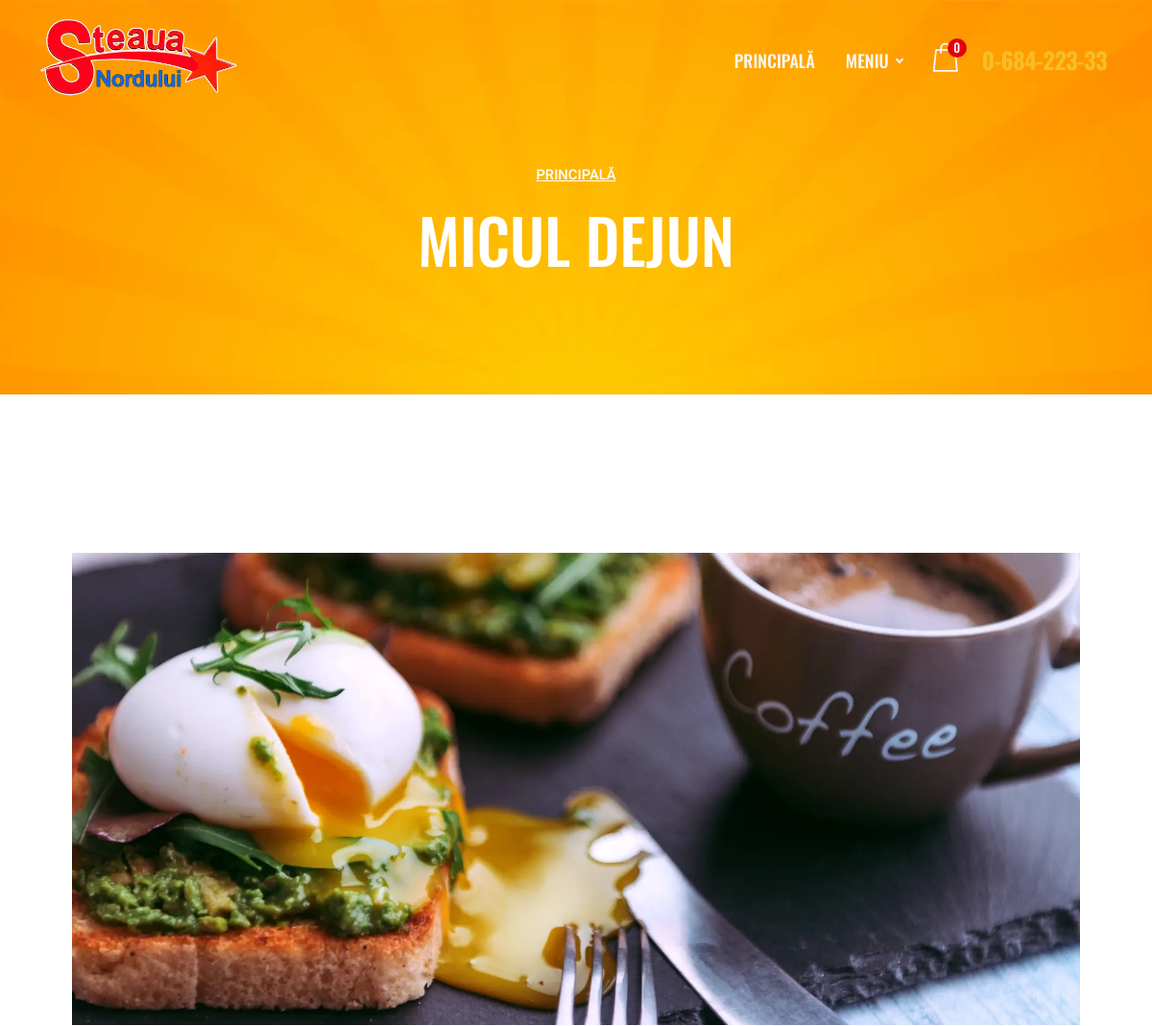
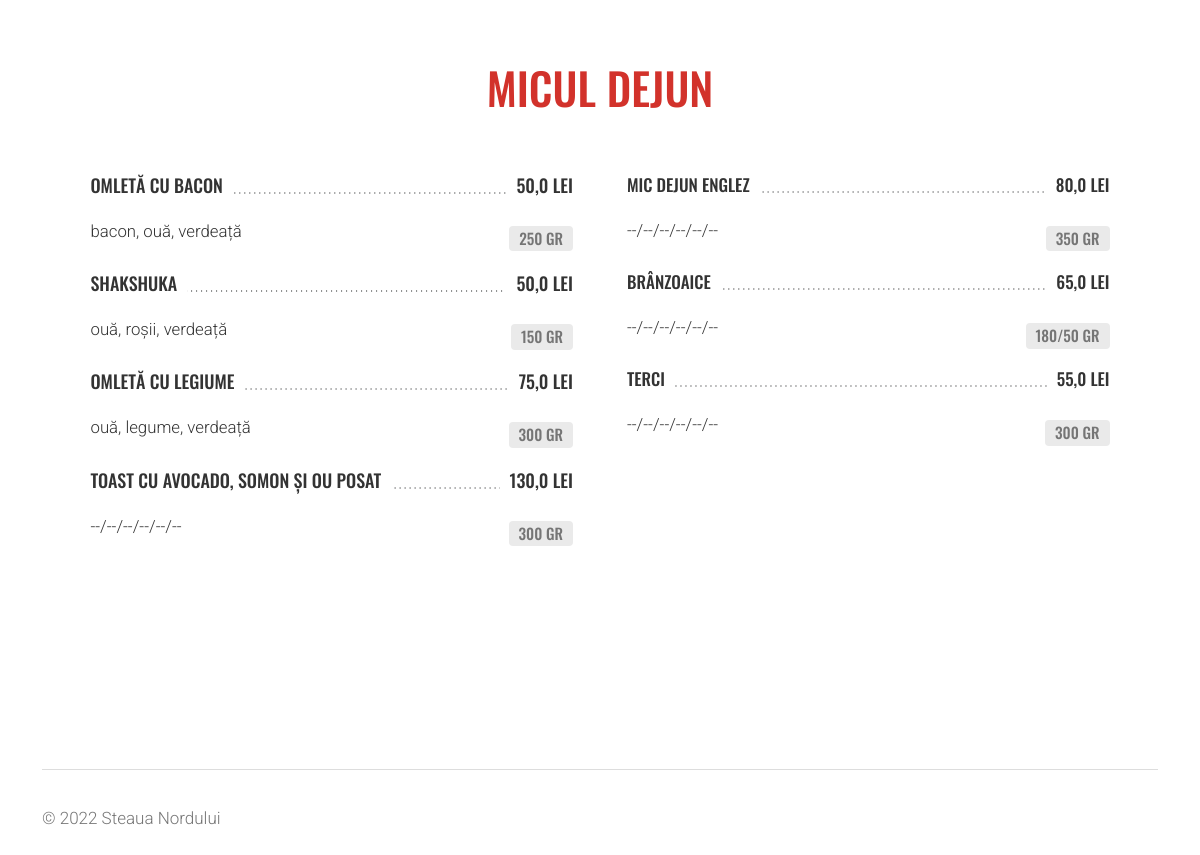
/micul-dejun/, run on the app's committed database (2 pictures, top to bottom).
### web/models.py (models this page shows, shortened)
class Category(models.Model):
    name = models.CharField(max_length=100, verbose_name='Наименование')
    slug = models.SlugField(unique=True, verbose_name='Псевдоним')
    parent_category = models.ForeignKey('self', null=True, blank=True, on_delete=models.CASCADE,
                                        related_name='subcategories', verbose_name='Родительская категория')
    icon = models.ImageField(upload_to='media/category_icons', blank=True, null=True, verbose_name='Иконка')
    foto = models.ImageField(upload_to='media/category_fotos', blank=True, null=True, verbose_name='Фото')
    class Meta:
        verbose_name = 'Категория'
        verbose_name_plural = 'Категории меню'
    def get_absolute_url(self):
        return reverse('category_detail', kwargs={'category_slug': self.slug})

class Product(models.Model):
    category = models.ForeignKey('Category', on_delete=models.SET_NULL, null=True, verbose_name='Категория')
    name = models.CharField(max_length=100, verbose_name='Наименование млд.')
    name_ru = models.CharField(max_length=100, verbose_name='Наименование рус.', blank=True, null=True)
    slug = models.SlugField(unique=True, verbose_name='Псевдоним')
    composition = models.CharField(max_length=250, verbose_name='Состав млд.', blank=True, null=True)
    composition_ru = models.CharField(max_length=250, verbose_name='Состав рус.', blank=True, null=True)
    volume_choice = models.ForeignKey('Volume', on_delete=models.SET_NULL, blank=True, null=True,
                                      verbose_name='Ед. изм')
    volume_1 = models.CharField(max_length=100, verbose_name='Объем/Вес', blank=True, null=True)
    price_1 = models.FloatField(verbose_name='Цена')
    image = models.ImageField(upload_to='media/images', blank=True, null=True, verbose_name='Фото')
    class Meta:
        verbose_name = 'Блюдо'
        verbose_name_plural = 'Блюда'
    def get_absolute_url(self):
        return reverse('product_detail', kwargs={'category_slug': self.category.slug, 'product_slug': self.slug})

class Volume(models.Model):
    name = models.CharField(max_length=4, blank=True, null=True, verbose_name='Наименование')
    class Meta:
        verbose_name = 'Ед. изм.'
        verbose_name_plural = 'Единицы имз.'
    def __str__(self):
        return self.name

### web/views.py (the view, shortened to what this page needs)
# urls.py: path('<str:category_slug>/', CategoryDetailView.as_view(), name='category_detail'),
class CategoryDetailView(views.generic.DetailView):
    model = Category
    template_name = 'category_detail.html'
    slug_url_kwarg = 'category_slug'
    context_object_name = 'category'
    def get_context_data(self, **kwargs):
        context = super().get_context_data(**kwargs)
        category = self.get_object()
        products = Product.objects.filter(category=category)
        total_products = len(products)
        half = total_products // 2
        left_products = products[:half + (total_products % 2)]
        right_products = products[half + (total_products % 2):]
        cart = Cart(self.request)
        cart_items_count = len(cart)  # Получаем количество товаров в корзине
        context['cart_items_count'] = cart_items_count
        context['left_products'] = left_products
        context['right_products'] = right_products
        subcategories = category.subcategories.all()
        subcategories_data = []
        context['subcategories_data'] = subcategories_data
        categories = Category.objects.all()
        context['categories'] = categories
        return context

### web/cart.py (called while the page is built)
    def __len__(self):
        return sum(item['quantity'] for item in self.cart.values())

### templates/category_detail.html
{% extends 'base.html' %}
{% load static %}
{% block content %}
		<div id="page" class="page">
			<div id="menu-page" class="page-hero-section division">
				<div class="container">
					<div class="row">
						<div class="col-lg-10 offset-lg-1">
							<div class="hero-txt text-center white-color">
								<div id="breadcrumb">
									<div class="row">
										<div class="col">
											<div class="breadcrumb-nav">
												<nav aria-label="breadcrumb">
												  	<ol class="breadcrumb">
												    	<li class="breadcrumb-item"><a href="{% url 'index' %}">Principală</a></li>
												  	</ol>
												</nav>
											</div>
										</div>
									</div>
								</div>
								<h2 class="h2-xl">{{ category.name }}</h2>
							</div>
						</div>
					</div>
				</div>
			</div>
			<section id="menu-3" class="wide-100 menu-section division">
    <div class="container">
        <div class="menu-3-img mb-60">
            <div class="row">
                <div class="col-md-12">
                    {% if category.foto and not category.parent_category %}
                    <img class="img-fluid" src="{{ category.foto.url }}" alt="menu-image">
                    {% else %}
                    <img class="img-fluid" src="{% static 'placeholder.webp' %}" alt="menu-image">
                    {% endif %}
                </div>
            </div>
        </div>
        <div class="menu-3-wrapper item-data-meat-hover">
            <div class="row">
                <div class="col-md-12">
                    {% if not category.parent_category %}
                    <div class="menu-3-title"><h3 class="h3-md meat-color">{{ category.name }}</h3></div>
                    {% else %}
                    <div class="menu-3-title"><h4 class="h4-md">{{ category.subcategory.name }}</h4></div>
                    {% endif %}
                </div>
            </div>
            <div class="row">
                {% if category.subcategories.exists %}
                {% for subcategory_data in subcategories_data %}
                <div class="col-md-12">
                    <div class="menu-3-title"><h4 class="h4-md">{{ subcategory_data.subcategory.name }}</h4></div>
                </div>
                <div class="col-lg-6">
                    <div class="menu-3-txt">
                        <ul class="menu-3-list">
                            {% for product in subcategory_data.left_products %}
                            <li class="menu-3-item">
                                <a href="{{ product.get_absolute_url }}">
                                    <div class="menu-title-wrapper rel">
                                        <div class="menu-item-title"><h6 class="h6-xs">{{ product.name }}</h6></div>
                                        <div class="menu-item-dots"></div>
                                        <div class="menu-item-price"><h6 class="h6-xs">{{ product.price_1 }} Lei</h6></div>
                                        <div class="menu-3-item-data bg-grey"><h6 class="h6-xs grey-color">{{ product.volume_1 }}{% if product.volume_choice %} {{ product.volume_choice }}{% endif %}</h6></div>
                                    </div>
                                    {% if product.composition %}
                                    <div class="menu-item-desc">
                                        <p>{{ product.composition }}</p>
                                    </div>
                                    {% endif %}
                                </a>
                            </li>
                            {% endfor %}
                        </ul>
                    </div>
                </div>
                <div class="col-lg-6">
                    <div class="menu-3-txt">
                        <ul class="menu-3-list">
                            {% for product in subcategory_data.right_products %}
                            <li class="menu-3-item">
                                <a href="{{ product.get_absolute_url }}">
                                    <div class="menu-title-wrapper rel">
                                        <div class="menu-item-title"><h6 class="h6-xs">{{ product.name }}</h6></div>
                                        <div class="menu-item-dots"></div>
                                        <div class="menu-item-price"><h6 class="h6-xs">{{ product.price_1 }}{% if product.price_2%}/{{ product.price_2 }}{% endif %} lei</h6></div>
                                        <div class="menu-3-item-data bg-grey"><h6 class="h6-xs grey-color">{{ product.volume_1 }}{% if product.volume_choice %} {{ product.volume_choice }}{% endif %}</h6></div>
                                    </div>
                                    {% if product.composition %}
                                    <div class="menu-item-desc">
                                        <p>{{ product.composition }}</p>
                                    </div>
                                    {% endif %}
                                </a>
                            </li>
                            {% endfor %}
                        </ul>
                    </div>
                </div>
                {% endfor %}
                {% else %}
                <div class="col-lg-6">
                    <div class="menu-3-txt">
                        <ul class="menu-3-list">
                            {% for product in left_products %}
                            <li class="menu-3-item">
                                <a href="{{ product.get_absolute_url }}">
                                    <div class="menu-title-wrapper rel">
                                        <div class="menu-item-title"><h6 class="h6-sm">{{ product.name }}</h6></div>
                                        <div class="menu-item-dots"></div>
                                        <div class="menu-item-price"><h6 class="h6-sm">{{ product.price_1 }}{% if product.price_2%}/{{ product.price_2 }}{% endif %} lei</h6></div>
                                        <div class="menu-3-item-data bg-grey"><h6 class="h6-xs grey-color">{{ product.volume_1 }}{% if product.volume_2 %}/{{ product.volume_2 }}{% endif %}{% if product.volume_choice %} {{ product.volume_choice }}{% endif %}</h6></div>
                                    </div>
                                    {% if product.composition %}
                                    <div class="menu-item-desc">
                                        <p>{{ product.composition }}</p>
                                    </div>
                                    {% endif %}
                                </a>
                            </li>
                            {% endfor %}
                        </ul>
                    </div>
                </div>
                <div class="col-lg-6">
                    <div class="menu-3-txt">
                        <ul class="menu-3-list">
                            {% for product in right_products %}
                            <li class="menu-3-item">
                                <a href="{{ product.get_absolute_url }}">
                                    <div class="menu-title-wrapper rel">
                                        <div class="menu-item-title"><h6 class="h6-xs">{{ product.name }}</h6></div>
                                        <div class="menu-item-dots"></div>
                                        <div class="menu-item-price"><h6 class="h6-xs">{{ product.price_1 }}{% if product.price_2%}/{{ product.price_2 }}{% endif %} lei</h6></div>
                                        <div class="menu-3-item-data bg-grey"><h6 class="h6-xs grey-color">{{ product.volume_1 }}{% if product.volume_2 %}/{{ product.volume_2 }}{% endif %}{% if product.volume_choice %} {{ product.volume_choice }}{% endif %}</h6></div>
                                    </div>
                                    {% if product.composition %}
                                    <div class="menu-item-desc">
                                        <p>{{ product.composition }}</p>
                                    </div>
                                    {% endif %}
                                </a>
                            </li>
                            {% endfor %}
                        </ul>
                    </div>
                </div>
                {% endif %}
            </div>
        </div>
    </div>
</section>
		</div>
{% endblock %}

### data on the page
Category: name "MICUL DEJUN", foto (picture)
Product: name "OMLETĂ CU BACON", price_1 "50,0", volume_1 "250", volume_choice "GR", composition "bacon, ouă, verdeață"
Product: name "SHAKSHUKA", price_1 "50,0", volume_1 "150", volume_choice "GR", composition "ouă, roșii, verdeață"
Product: name "OMLETĂ CU LEGIUME", price_1 "75,0", volume_1 "300", volume_choice "GR", composition "ouă, legume, verdeață"
Product: name "TOAST CU AVOCADO, SOMON ȘI OU POSAT", price_1 "130,0", volume_1 "300", volume_choice "GR", composition "--/--/--/--/--/--"
Product: name "MIC DEJUN ENGLEZ", price_1 "80,0", volume_1 "350", volume_choice "GR", composition "--/--/--/--/--/--"
Product: name "BRÂNZOAICE", price_1 "65,0", volume_1 "180/50", volume_choice "GR", composition "--/--/--/--/--/--"
Product: name "TERCI", price_1 "55,0", volume_1 "300", volume_choice "GR", composition "--/--/--/--/--/--"

### other printed values
{{ cart_items_count }} "0"
